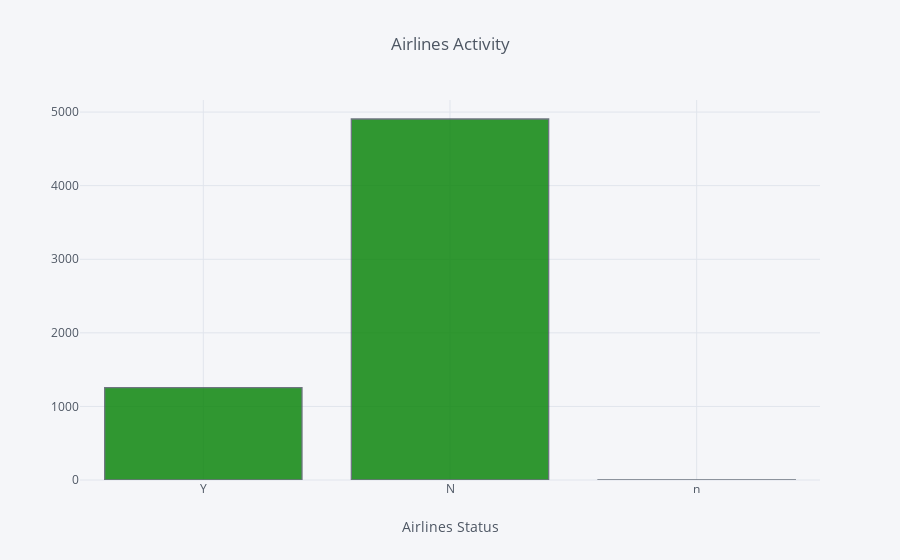

Notebook cell for this chart:
### Code cell
a_data['Active'].iplot(kind="hist", color="green", xTitle='Airlines Status', title='Airlines Activity')

### Figure 1 — Plotly figure (JSON) as saved in the notebook; plotly's stock layout.template omitted (floating-point values rounded to 4 significant figures; data arrays with more than 128 entries replaced by an {"elided": "..."} marker saying what was removed)
{"data": [{"histfunc": "count", "histnorm": "", "marker": {"color": "rgba(0, 128, 0, 1.0)", "line": {"color": "#4D5663", "width": 1.3}}, "name": "Active", "opacity": 0.8, "orientation": "v", "type": "histogram", "uid": "ef4e664c-b1b3-11e9-9408-acde48001122", "x": {"elided": "6162 str values"}}], "layout": {"barmode": "overlay", "legend": {"bgcolor": "#F5F6F9", "font": {"color": "#4D5663"}}, "paper_bgcolor": "#F5F6F9", "plot_bgcolor": "#F5F6F9", "title": "Airlines Activity", "titlefont": {"color": "#4D5663"}, "xaxis": {"gridcolor": "#E1E5ED", "showgrid": true, "tickfont": {"color": "#4D5663"}, "title": "Airlines Status", "titlefont": {"color": "#4D5663"}, "zerolinecolor": "#E1E5ED"}, "yaxis": {"gridcolor": "#E1E5ED", "showgrid": true, "tickfont": {"color": "#4D5663"}, "title": "", "titlefont": {"color": "#4D5663"}, "zerolinecolor": "#E1E5ED"}}}
